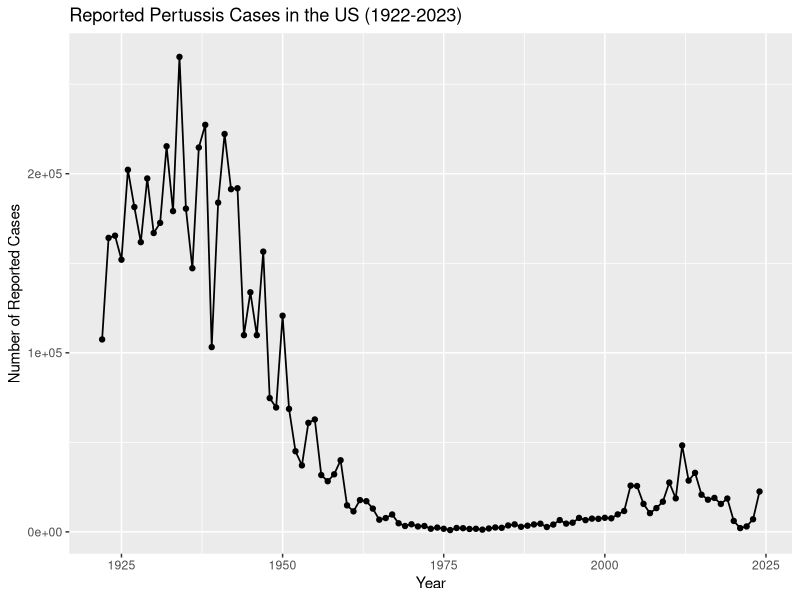
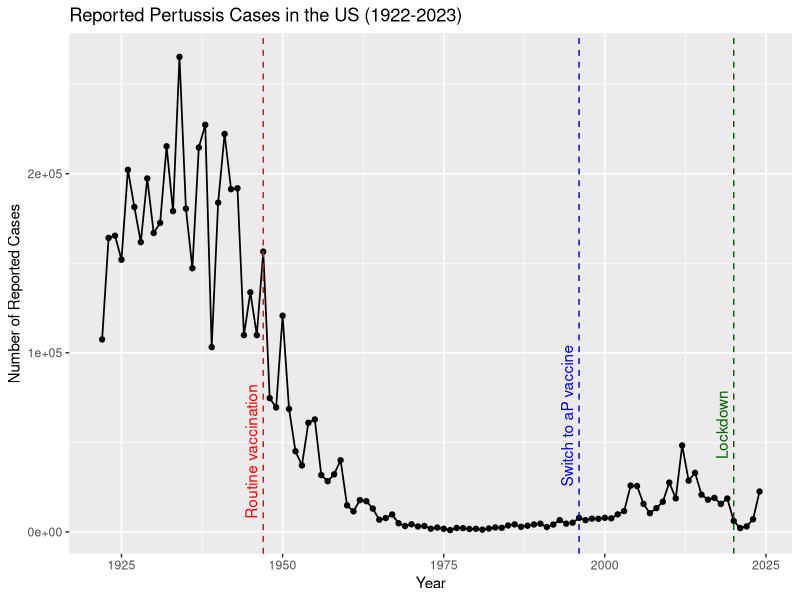

Source code (R) for these figures, in order: (Note: this script raises an error after producing the figures.)
## ---- chunk 1
cdc <- data.frame(
                          Year = c(1922L,
                                   1923L,1924L,1925L,1926L,1927L,1928L,
                                   1929L,1930L,1931L,1932L,1933L,1934L,1935L,
                                   1936L,1937L,1938L,1939L,1940L,1941L,
                                   1942L,1943L,1944L,1945L,1946L,1947L,1948L,
                                   1949L,1950L,1951L,1952L,1953L,1954L,
                                   1955L,1956L,1957L,1958L,1959L,1960L,
                                   1961L,1962L,1963L,1964L,1965L,1966L,1967L,
                                   1968L,1969L,1970L,1971L,1972L,1973L,
                                   1974L,1975L,1976L,1977L,1978L,1979L,1980L,
                                   1981L,1982L,1983L,1984L,1985L,1986L,
                                   1987L,1988L,1989L,1990L,1991L,1992L,1993L,
                                   1994L,1995L,1996L,1997L,1998L,1999L,
                                   2000L,2001L,2002L,2003L,2004L,2005L,
                                   2006L,2007L,2008L,2009L,2010L,2011L,2012L,
                                   2013L,2014L,2015L,2016L,2017L,2018L,
                                   2019L,2020L,2021L,2022L,2023L,2024L),
  No..Reported.Pertussis.Cases = c(107473,
                                   164191,165418,152003,202210,181411,
                                   161799,197371,166914,172559,215343,179135,
                                   265269,180518,147237,214652,227319,103188,
                                   183866,222202,191383,191890,109873,
                                   133792,109860,156517,74715,69479,120718,
                                   68687,45030,37129,60886,62786,31732,28295,
                                   32148,40005,14809,11468,17749,17135,
                                   13005,6799,7717,9718,4810,3285,4249,
                                   3036,3287,1759,2402,1738,1010,2177,2063,
                                   1623,1730,1248,1895,2463,2276,3589,
                                   4195,2823,3450,4157,4570,2719,4083,6586,
                                   4617,5137,7796,6564,7405,7298,7867,
                                   7580,9771,11647,25827,25616,15632,10454,
                                   13278,16858,27550,18719,48277,28639,
                                   32971,20762,17972,18975,15609,18617,6124,
                                   2116,3044,7063,22538)
)
head(cdc)
## ---- chunk 2
library(ggplot2)

ggplot(cdc, aes(x = Year, y = No..Reported.Pertussis.Cases)) +
  geom_line(size = .60) +
  geom_point() +
  labs(title = "Reported Pertussis Cases in the US (1922-2023)",
       x = "Year",
       y = "Number of Reported Cases") 
## ---- chunk 3
ggplot(cdc, aes(x = Year, y = No..Reported.Pertussis.Cases)) +
  geom_line(size = .60) +
  geom_point() +
  labs(title = "Reported Pertussis Cases in the US (1922-2023)",
       x = "Year",
       y = "Number of Reported Cases") +
  geom_vline(xintercept = 1947, linetype="dashed", color = "red") +
  geom_vline(xintercept = 1996, linetype="dashed", color = "blue") +
  geom_vline(xintercept = 2020, linetype="dashed", color = "darkgreen") +
  annotate("text", x = 1947, y = 45000, label = "Routine vaccination", angle=90, vjust=-0.5, color="red") +
  annotate("text", x = 1996, y = 65000, label = "Switch to aP vaccine", angle=90, vjust=-0.5, color="blue") +
  annotate("text", x = 2020, y = 60000, label = "Lockdown", angle=90, vjust=-0.5, color="darkgreen")
## ---- chunk 4
library(jsonlite)

subject <- read_json("https://www.cmi-pb.org/api/v5_1/subject", simplifyVector = TRUE)
head(subject)
## ---- chunk 5
nrow(subject)
## ---- chunk 6
table(subject$infancy_vac)
## ---- chunk 7
table(subject$biological_sex)
## ---- chunk 8
table(subject$race)
## ---- chunk 9
table(subject$race, subject$biological_sex)
## ---- chunk 10
specimen <- read_json("https://www.cmi-pb.org/api/v5_1/specimen", simplifyVector = TRUE)
ab_titer <- read_json("https://www.cmi-pb.org/api/v5_1/plasma_ab_titer", simplifyVector = TRUE)
head(specimen)
## ---- chunk 11
head(ab_titer)
## ---- chunk 12
library(dplyr)

meta <- inner_join(subject, specimen)
head(meta)
## ---- chunk 13
ab_data <- inner_join(meta, ab_titer)
head(ab_data)
## ---- chunk 14
nrow(ab_data)
## ---- chunk 15
unique(ab_data$isotype)
## ---- chunk 16
unique(ab_data$antigen)
## ---- chunk 17
ggplot(ab_data)+
  aes(MFI, antigen)+
  geom_boxplot()
## ---- chunk 18
ab_data |>
  filter(isotype == "IgG") -> igg
## ---- chunk 19
ggplot(igg)+
  aes(MFI_normalised, antigen)+
  geom_boxplot(position=position_dodge(width=0.8))+
  labs(title="IgG Antibody Levels by Antigen and Infant Vaccine Type",
       x="IgG MFI",
       y="Antigen")
## ---- chunk 20
ggplot(igg)+
  aes(MFI_normalised, antigen, colour = infancy_vac)+
  geom_boxplot(position=position_dodge(width=0.8))+
  labs(title="IgG Antibody Levels by Antigen and Infant Vaccine Type",
       x="IgG MFI",
       y="Antigen") + 
  facet_wrap(~infancy_vac)
## ---- chunk 21
ggplot(igg) +
  aes(MFI_normalised, antigen, col=infancy_vac ) +
  geom_boxplot(show.legend = FALSE) + 
  facet_wrap(vars(visit), nrow=2) +
  xlim(0,75) +
  theme_bw()
## ---- chunk 22
filter(igg, antigen=="PT") |>
  ggplot() +
  aes(MFI_normalised, col=infancy_vac) +
  geom_boxplot(show.legend = T) +
  facet_wrap(vars(visit)) +
  theme_bw()
## ---- chunk 23
  filter(igg,  antigen == "PT", dataset == "2021_dataset") |>
  ggplot() +
    aes(x=planned_day_relative_to_boost,
        y=MFI_normalised,
        col=infancy_vac,
        group=subject_id) +
    geom_point() +
    geom_line() +
    geom_vline(xintercept=0, linetype="dashed") +
    geom_vline(xintercept=14, linetype="dashed") +
  labs(title="2021 dataset IgG PT",
       subtitle = "Dashed lines indicate day 0 (pre-boost) and 14 (apparent peak levels)")
